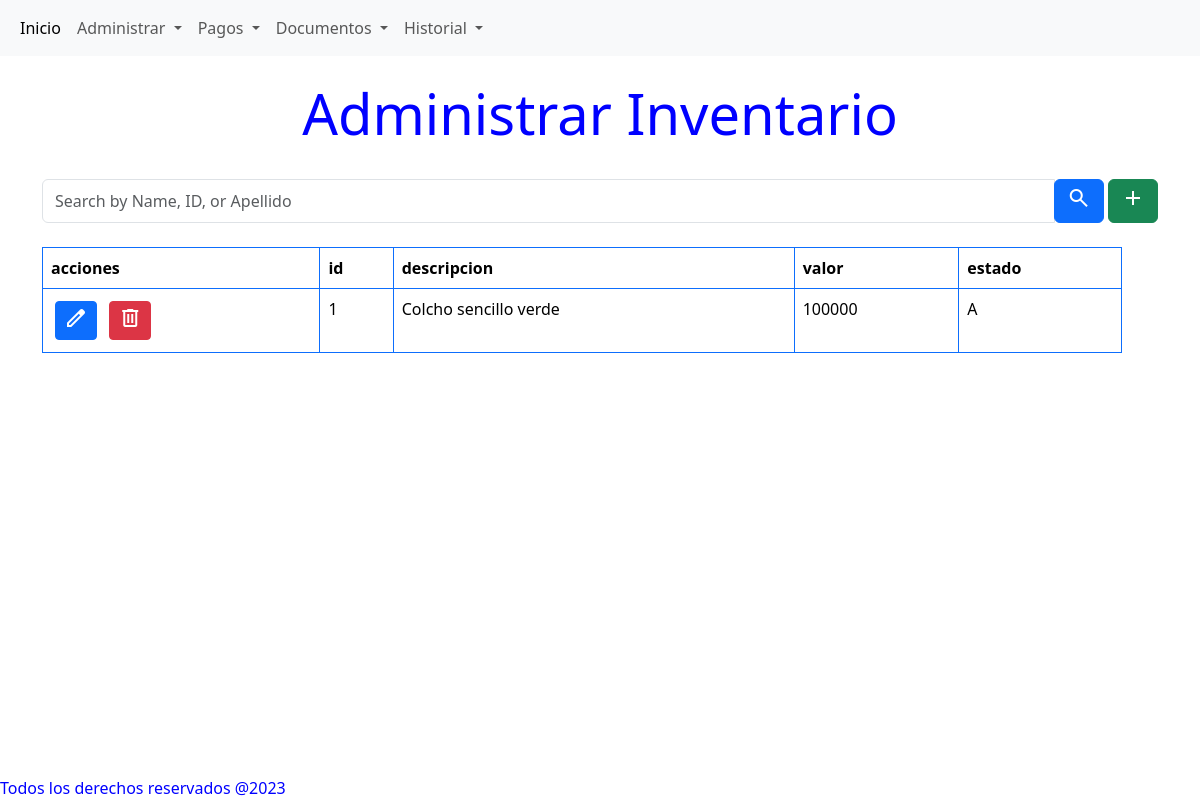
The app's page /inventario/ with its own data.
### models/InventarioModel.py (models this page shows)
class Inventario(db.Model):
    id              = db.Column(db.Integer, primary_key = True)
    descripcion     = db.Column(db.String(200), nullable=False)
    valor          = db.Column(db.Integer, nullable=False)
    estado         = db.Column(db.String(200), nullable=False)

### routes/inventario.py (the view)
@inventario_bp.route('/')
def index():
    results= Inventario.query.filter(Inventario.estado == 'A').all()
    return render_template('inventario/inventarioTable.html',  results =results)

### templates/inventario/inventarioTable.html (shortened to what this page needs)
{% extends 'base.html' %}
{% block content %}
<h1 class="display-4 text-center mt-4"> Administrar Inventario</h1>
<br>
<div class="container">
    <div class="mb-4">
        <form method="post" action="{{ url_for('inventario.search') }}">
                <div class="input-group">
                    <input type="text" class="form-control" name="search_term" placeholder="Search by Name, ID, or Apellido">
                    <div class="input-group-append">
                        <button type="submit" class="btn btn-primary">
                            <span class="material-symbols-outlined">
                            </span>
                        </button>
                        <a class="btn btn-success" href="{{ url_for('inventario.create') }}" role="button">
                            <span class="material-symbols-outlined">
                            </span>
                        </a>
                    </div>
                </div>
    </div>
    {% if results%}
    <div class="table-container">
        <table class="table table-hover table-bordered border-primary">
            <thead>
            <tr>
                <th>
                    acciones
                </th>
                {% for column in results[0].__table__.columns.keys() %}
                <th>{{ column }}</th>
                {% endfor %}
            </tr>
            </thead>
            <tbody>
                {% for result in results %}
                    <tr>
                        <td>
                            <a href="{{  url_for('inventario.edit_person', person_id=result.id)  }}" class="btn btn-primary btn-sm m-1">
                                <span class="material-symbols-outlined">
                                </span>
                            </a>
                            <a href="{{  url_for('inventario.delete_person', person_id=result.id)  }}" class="btn btn-danger btn-sm m-1">
                                <span class="material-symbols-outlined">
                                </span>
                            </a>
                        </td>
                        {% for column in results[0].__table__.columns.keys() %}
                            <td>{{  result[column]  }}</td>
                        {% endfor %}
                    </tr>
                {% endfor %}
            </tbody>
        </table>
    </div>
    {% endif  %}
</div>
{% endblock %}

### static/main.css (style rules this page uses)
body { color:blue; }
.table-container { max-width: 90vw !important; overflow-x: auto; }

### records on screen
Inventario: id "1" "Colcho sencillo verde" "100000" "A"

### other values on screen
{{ column }} "id" "descripcion" "valor" "estado"
